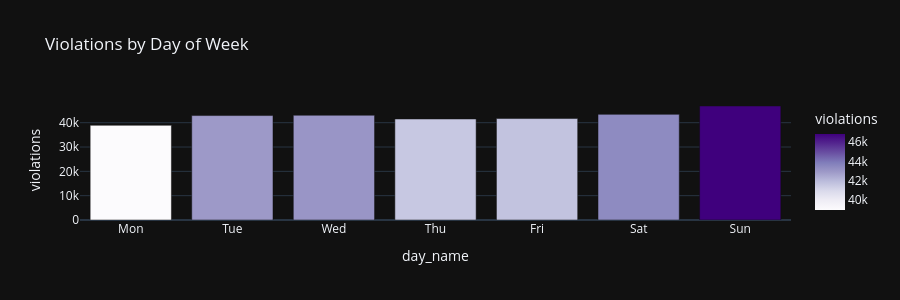

Notebook cell for this chart:
### Code cell
# 3.5 Day of week -- weekend vs weekday pattern
day_map = {0:'Mon', 1:'Tue', 2:'Wed', 3:'Thu', 4:'Fri', 5:'Sat', 6:'Sun'}
dow = df_eda.groupby('day_of_week').size().reset_index(name='violations')
dow['day_name'] = dow['day_of_week'].map(day_map)

fig = px.bar(
    dow, x='day_name', y='violations',
    title='Violations by Day of Week',
    template='plotly_dark', color='violations',
    color_continuous_scale='Purples'
)
fig.update_layout(height=300)
fig.show()

weekend_avg = df_eda[df_eda['day_of_week'] >= 5].groupby('day_of_week').size().mean()
weekday_avg = df_eda[df_eda['day_of_week'] < 5].groupby('day_of_week').size().mean()
print(f"Weekday avg per day : {weekday_avg:.0f}")
print(f"Weekend avg per day : {weekend_avg:.0f}")
print(f"Weekend is {weekend_avg/weekday_avg*100:.1f}% of weekday load")

### Figure 1 — Plotly figure (JSON) as saved in the notebook; plotly's stock layout.template omitted (floating-point values rounded to 4 significant figures)
{"data": [{"hovertemplate": "day_name=%{x}<br>violations=%{marker.color}<extra></extra>", "legendgroup": "", "marker": {"color": [38931, 42930, 43067, 41528, 41702, 43427, 46865], "coloraxis": "coloraxis", "pattern": {"shape": ""}}, "name": "", "orientation": "v", "showlegend": false, "textposition": "auto", "type": "bar", "x": ["Mon", "Tue", "Wed", "Thu", "Fri", "Sat", "Sun"], "xaxis": "x", "y": [38931, 42930, 43067, 41528, 41702, 43427, 46865], "yaxis": "y"}], "layout": {"barmode": "relative", "coloraxis": {"autocolorscale": false, "colorbar": {"title": {"text": "violations"}}, "colorscale": [[0, "rgb(252,251,253)"], [0.125, "rgb(239,237,245)"], [0.25, "rgb(218,218,235)"], [0.375, "rgb(188,189,220)"], [0.5, "rgb(158,154,200)"], [0.625, "rgb(128,125,186)"], [0.75, "rgb(106,81,163)"], [0.875, "rgb(84,39,143)"], [1, "rgb(63,0,125)"]]}, "height": 300, "legend": {"tracegroupgap": 0}, "title": {"text": "Violations by Day of Week"}, "xaxis": {"anchor": "y", "domain": [0, 1], "title": {"text": "day_name"}}, "yaxis": {"anchor": "x", "domain": [0, 1], "title": {"text": "violations"}}}}
